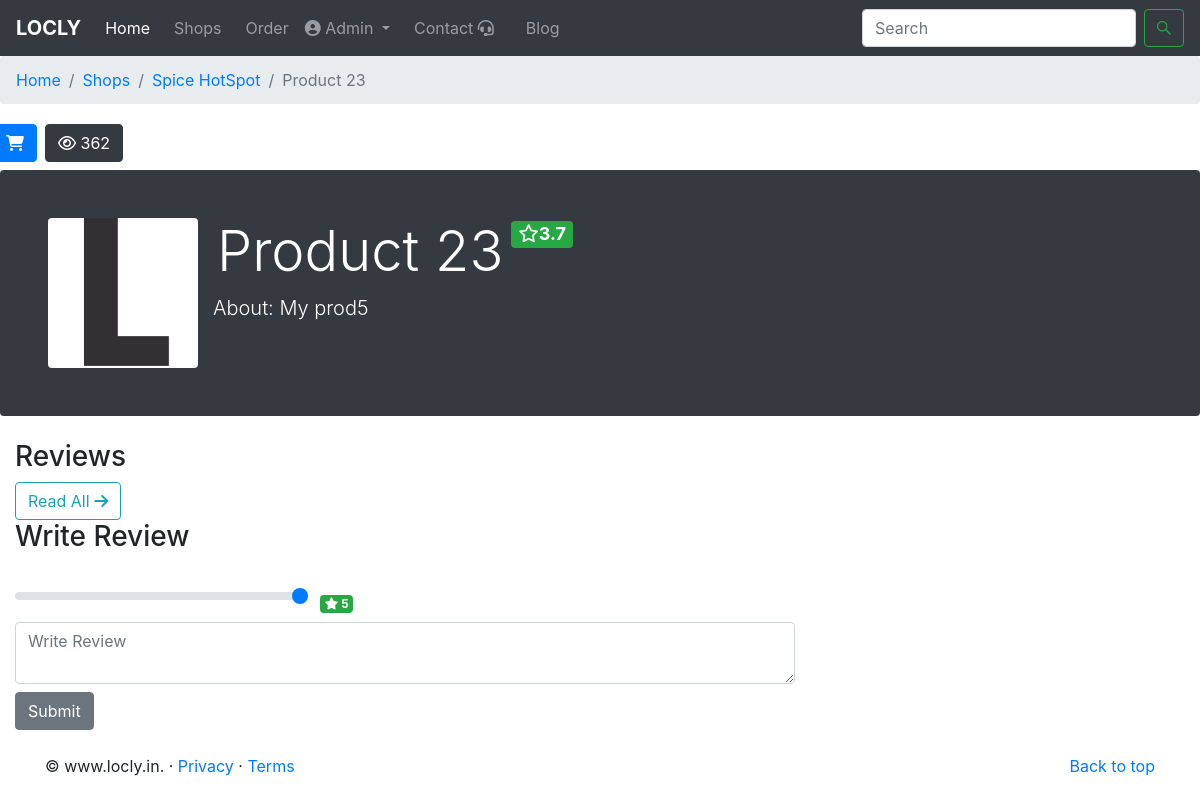
The app's page /full/2 (signed in) with its own data.
### MyApp/models.py (models this page shows, shortened)
class shop(models.Model):
    shop_id=models.CharField(max_length=20,default='',unique=True)
    tophtml=models.CharField(max_length=2000,default='',blank=True)
    shop_name=models.CharField(max_length=500)
    shop_user=models.ForeignKey(User,on_delete=models.CASCADE)
    shop_pic=models.ImageField(upload_to="media/")
    shop_disc=models.CharField(max_length=2000)
    shop_add=models.CharField(max_length=1000)
    verified=models.BooleanField(default=False)
    contact=models.IntegerField(default='')
    delivery=models.BooleanField(default=False)
    loclity=models.CharField(default='',max_length=50)
    clicks=models.IntegerField(default=0)
    city=models.CharField(default='Bareilly',max_length=50)
    rating=models.FloatField(default=5)
    live=models.BooleanField(default=False)
    Grocery = 'Grocery'
    Medical = 'Medical'
    DailyE='DailyE'
    Mobile="Mobile"
    electronics="electronics"
    clothing="clothing"
    food="food"
    furtunier="furtunier"
    gifts="gifts"
    computers="computers"
    jewellery="jewellery"
    book="book"
    Stationery="Stationery"
    CHOICES = [
        (Grocery, 'Grocery'),
        (Medical, 'Medical'),
        (DailyE, 'DailyE'),(Mobile,"Mobile"),(electronics,"electronics"),(clothing,"clothing"),(food,"food"),(furtunier,"furtunier"),
        (gifts,"gifts"),(computers,"computers"), (jewellery,"jewellery"),(book,"book"),(Stationery,"Stationery")]
    category = models.CharField(max_length=20,choices=CHOICES,default=Grocery)
    bottomhtml=models.CharField(max_length=2000,default='',blank=True)

class products(models.Model):
    shop=models.ForeignKey(shop,on_delete=models.CASCADE)
    slug=models.SlugField(max_length=2000,blank=True,unique=True)
    prod_name=models.CharField(max_length=500)
    prod_disc=models.CharField(max_length=500)
    prod_price=models.FloatField()
    MRP=models.FloatField(blank=True)
    discount=models.FloatField(blank=True)
    rating=models.FloatField(default=5)
    about=RichTextUploadingField(blank=True)
    category_n = models.ForeignKey(category_prod,on_delete=models.CASCADE,blank=True, null=True)
    review=models.BooleanField(default=False)
    affiliate=models.BooleanField(default=False)
    affiliate_link=models.CharField(max_length=500,blank=True)
    affiliate_img=models.CharField(max_length=500,blank=True)
    prod_img=models.ImageField(upload_to="media/")

### MyApp/views.py (the view)
# urls.py: path('full/<slug:slug>', views.fullprod ,name='fullprod'),
def fullprod(request,slug):
    prod=products.objects.filter(slug=slug)[0]
    shopid=prod.shop.id
    rate=rateprod.objects.filter(prod=prod)
    avg=rateprod.objects.filter(prod=prod).aggregate(Avg('rate'))
    shopn=shop.objects.filter(id=shopid)[0]
    param={'prod':prod,'shop':shopn,'rate':rate}
    if avg['rate__avg'] is None:
        avg['rate__avg']=5
    prod.rating=round(avg['rate__avg'],1)
    prod.save()
    param['rate__avg']=round(avg['rate__avg'],1)
    if param['rate__avg']>=3.5:
        param['rate_col']='success'
    elif  param['rate__avg']>=2.5:
        param['rate_col']='warning'
    else:
        param['rate_col']='danger'
    return render(request,'product.html',param)

### MyApp/models.py (called while the page is built)
def sluf_gen(sender,instance,*args, **kwargs):
    if not instance.slug:
        instance.slug=slugify(instance.prod_name)

### templates/product.html (shortened to what this page needs)
{% extends 'base.html' %}
{% block body %}
<nav aria-label="breadcrumb">
    <ol class="breadcrumb">
      <li class="breadcrumb-item"><a href="/">Home</a></li>
      <li class="breadcrumb-item"><a href="/shops">Shops</a></li>
      <li class="breadcrumb-item"><a href="/shops/{{shop.shop_id}}">{{shop.shop_name}}</a></li>
      <li class="breadcrumb-item active" aria-current="page">{{prod.prod_name}}</li>
    </ol>
  </nav>
{% if not request.user.is_anonymous %}
<div class="row">
  <button type="button" class="btn btn-primary mx-2 mt-1" data-toggle="modal" data-target="#exampleModalLong">
    <i class="fas fa-shopping-cart"></i>
  </button>
  {% endif %}
  <button type="button" class="btn btn-dark mt-1 "><i class="far fa-eye"></i> {{shop.clicks}}</button>
</div>
{% if not prod.affiliate %}
<div class="jumbotron p-4 p-md-5 text-white rounded bg-dark my-2">
  <div class="container">
    <div class="row">
      <img style="width:150px;height:150px;" src="/media/{{prod.prod_img}}" alt="{{prod.prod_name}}" class="rounded">
      <div class="col">
        <div class="row ml-1">
        <h1 class="display-4">{{prod.prod_name}}</h1>
        <h4><a href="#" class="badge badge-{{rate_col}} ml-2"><i class="far fa-star"></i>{{rate__avg}}</a></h4>
        </div>
        <p class="lead">About:</i> {{prod.prod_disc}}</p>
      </div>
    </div>
  </div>
</div>
{% endif %}
<div class="container-fluid mt-4">
  <h3>Reviews</h3>
  {% if rate|length > 0 %}
  <a type="button" href="/productreview/{{prod.slug}}" class="btn btn-outline-info">Read All <i
      class="fas fa-arrow-right"></i></a>
  {% endif %}
<h3>Write Review</h3>
  <form action="/rateprod/{{prod.id}}" method="POST">{% csrf_token %}
    <input type="range" name="rateinput" class="custom-range col-3 mr-2 mt-4" min="1" max="5" step="1" id="rateinput"
      value='5' oninput="rateoutput.value = rateinput.value">
    <span class="badge badge-success"><i class="fas fa-star"></i>
      <output id="rateoutput" name="rateoutput" for="rangeInput"> 5</output></span>
    <textarea class="form-control col-8 mt-2" type="text" name='review' placeholder="Write Review"
      maxlength="500"></textarea>
    <button type="submit" class="btn btn-secondary mt-2">Submit</button>
  </form></div>
{% endblock body %}

### templates/base.html (shortened to what this page needs)
<!doctype html>
<html lang="en">
<head>
  <link rel="stylesheet" href="https://stackpath.bootstrapcdn.com/bootstrap/4.4.1/css/bootstrap.min.css"
>
</head>
<body>
  <header>
  <nav class="navbar navbar-expand-lg navbar-dark bg-dark">
    <a class="navbar-brand" href="/"><b>LOCLY</b></a>
    <div class="collapse navbar-collapse" id="navbarNav">
      <ul class="navbar-nav">
        <li class="nav-item active">
          <a class="nav-link" href="/">Home <span class="sr-only">(current)</span></a>
        </li>
        <li class="nav-item">
          <a class="nav-link mx-2" href="/shops">Shops</a>
        </li>
        {% if not request.user.is_anonymous %}
        <li class="nav-item">
          <a class="nav-link" href="/ordertracker">Order</a>
        </li>
        {% endif %}
        {% if not request.user.is_anonymous %}
        <li class="nav-item dropdown">
          <a class="nav-link dropdown-toggle" href="#" id="navbarDropdown" role="button" data-toggle="dropdown" aria-haspopup="true" aria-expanded="false">
            <i class="fas fa-user-circle"></i> {{request.user.first_name}}
          </a>
        </li>
        {% endif %}
        <li class="nav-item">
          <a class="nav-link mx-2" href="/contact">Contact <i class="fas fa-headset"></i></a>
        </li>
        <li class="nav-item">
          <a class="nav-link mx-2" href="/blog/">Blog </a>
        </li>
    </div>
    <form method="GET" action="/search" class="form-inline my-2 my-lg-0">
      <input class="form-control mr-sm-2" type="search" placeholder="Search" name='search'aria-label="Search">
      <button class="btn btn-outline-success my-2 my-sm-0" type="submit"><i class="fab fa-sistrix"></i></button>
    </form>
  </nav>
</header>
  {% block body %}
  {% endblock body %}
</body>
<footer class="container mt-4">
  <p class="float-right"><a href="#">Back to top</a></p>
  <p>&copy; www.locly.in. &middot; <a href="#">Privacy</a> &middot; <a href="#">Terms</a></p>
</footer>
</html>

### records on screen
shop: shop_name "Spice HotSpot", clicks "362"
products: prod_name "Product 23", prod_img (picture), prod_disc "My prod5"

### other values on screen
{{ request.user.first_name }} "Admin"
{{ rate__avg }} "3.7"
